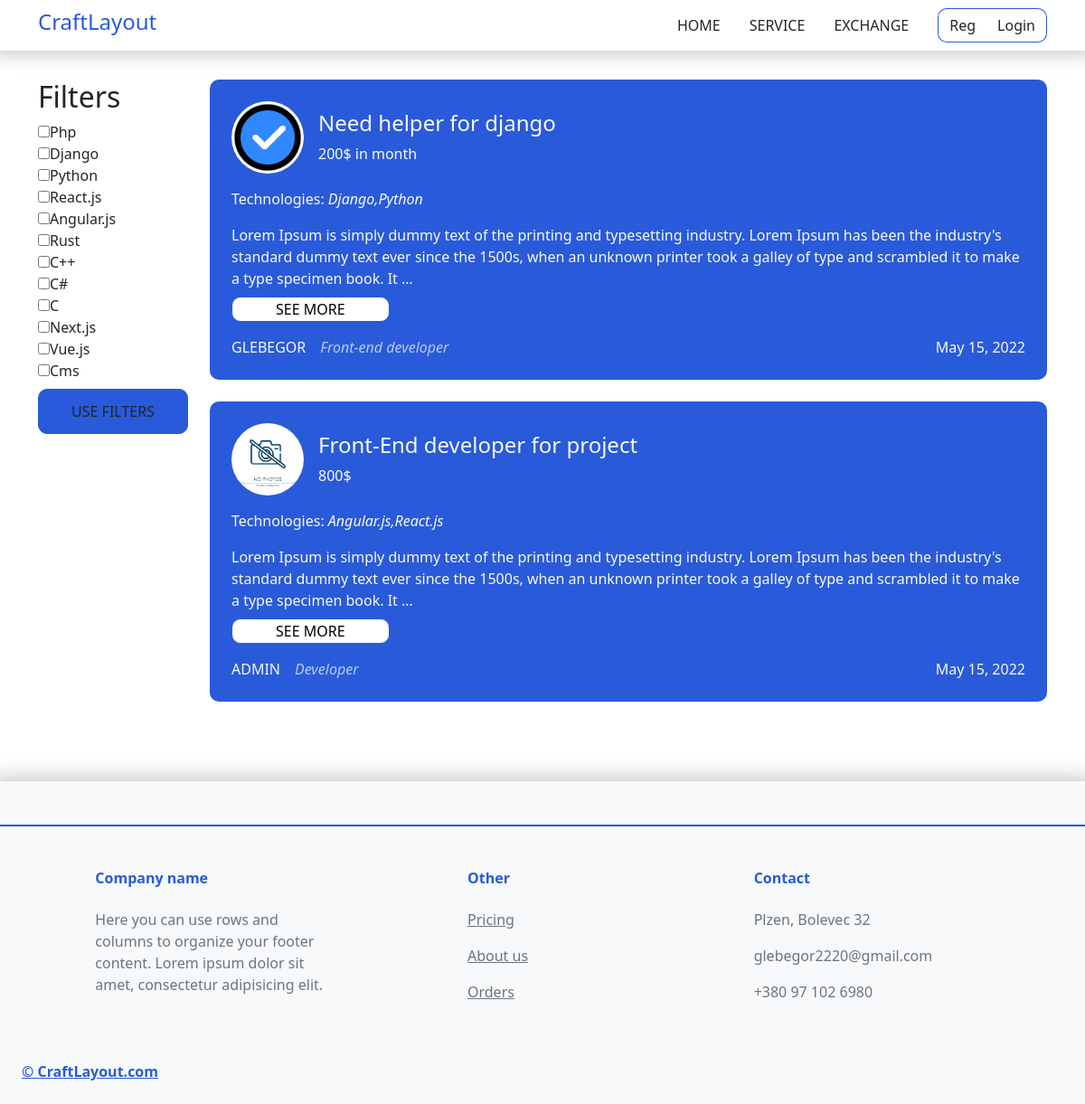
Page /exchange/ on the earlier database version.
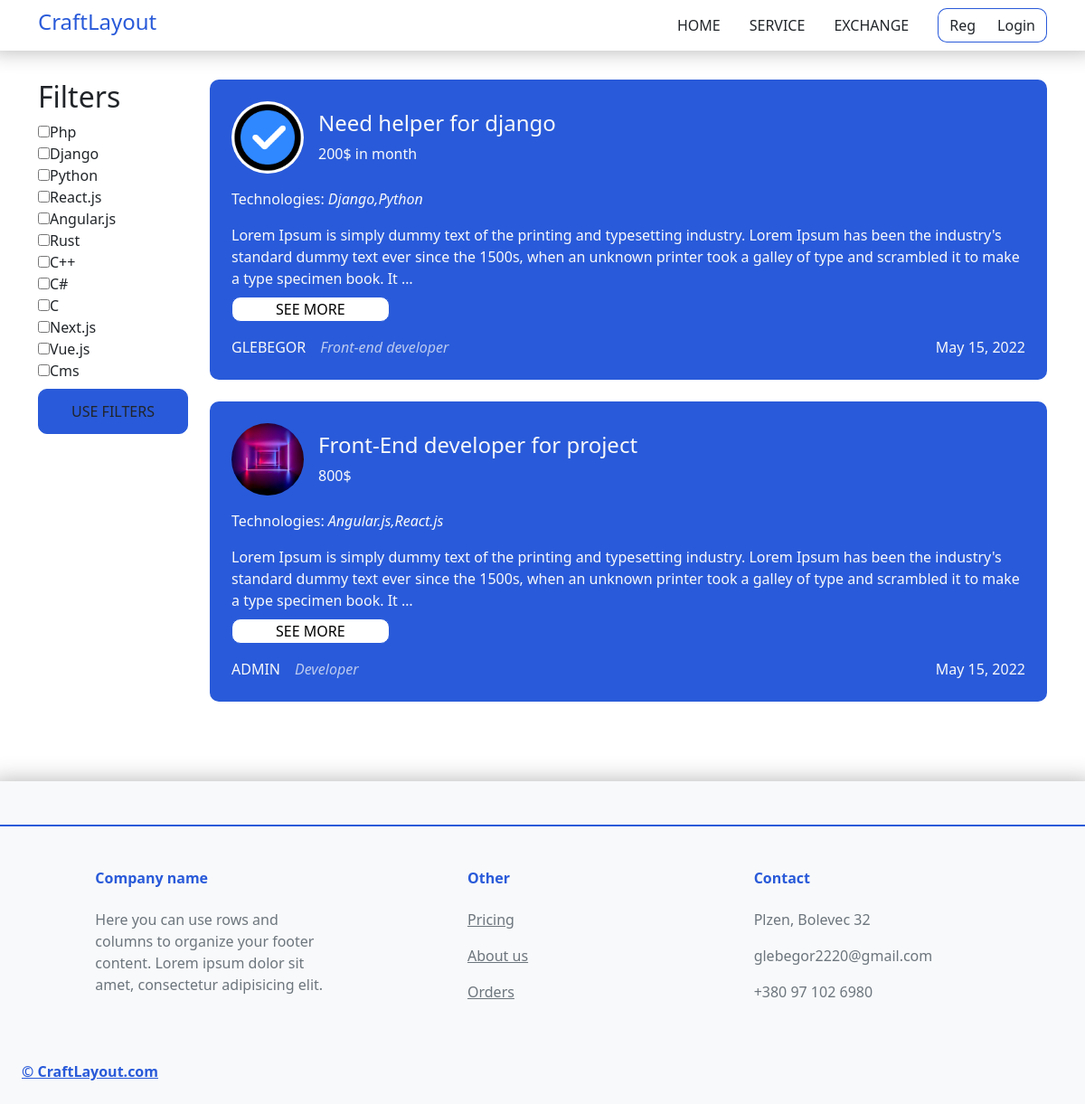
Same page on the later database version.
### exchange/models.py (models this page shows, shortened)
class Exchange(models.Model):
    user = models.ForeignKey(User, on_delete=models.CASCADE)
    title = models.CharField(max_length=255)
    salary = models.CharField(default='Agreements' ,max_length=255)
    text = models.TextField()
    technologies = models.CharField(max_length=255, default=' ')
    date = models.DateField(default=timezone.now)
    id = models.AutoField(primary_key=True)

### users/models.py (models this page shows, shortened)
class Profile(models.Model):
    user = models.OneToOneField(User, on_delete=models.CASCADE)
    Avatar = models.ImageField(default='default.png', upload_to='avatarks')
    banner = models.ImageField(default='default.png', upload_to='banners')
    position = models.CharField(default='Developer', max_length=150)

### exchange/views.py (the view)
# urls.py: path('exchange/', exchViews.exchangePage, name='exchange'),
def exchangePage(request):
    orders = Exchange.objects.all()
    context = {'data': orders}
    return render(request, 'exchange/exchange.html', context)

### exchange/templates/exchange/exchange.html (shortened to what this page needs)
{% extends 'services/main-layout.html' %}
{% block content%}
<div style="min-height: 640px;" class='container'>
    <div class="mt-2 row">
        <div class="col-2">
            <div class="my-4">
                <h2>Filters</h2>
                <input class="inputCheckTehc" type="checkbox" value="Php">Php</input></br>
                <input class="inputCheckTehc" type="checkbox" value="Django">Django</input></br>
                <input class="inputCheckTehc" type="checkbox" value="Python">Python</input></br>
                <input class="inputCheckTehc" type="checkbox" value="React.js">React.js</input></br>
                <input class="inputCheckTehc" type="checkbox" value="Angular.js">Angular.js</input></br>
                <input class="inputCheckTehc" type="checkbox" value="Rust">Rust</input></br>
                <input class="inputCheckTehc" type="checkbox" value="C++">C++</input></br>
                <input class="inputCheckTehc" type="checkbox" value="C#">C#</input></br>
                <input class="inputCheckTehc" type="checkbox" value="C">C</input></br>
                <input class="inputCheckTehc" type="checkbox" value="Next.js">Next.js</input></br>
                <input class="inputCheckTehc" type="checkbox" value="Vue.js">Vue.js</input></br>
                <input class="inputCheckTehc" type="checkbox" value="Cms">Cms</input></br>
                <button class="btn my-2 flare-button">Use filters</button>
            </div>
        </div>
        <div class="col-10">
            {% for order in data%}
            <div class='orderExchange my-4 p-4 text-light'>
                <div class="d-flex pb-3 align-items-center">
                    <a href={% url 'profile' slugFil=order.user %}>
                        <img class="hoverLinkExch" style="width: 80px; height: 80px; border-radius: 50%;" src={{ order.user.profile.Avatar.url}}>
                    </a>
                    <div class="ms-3">
                        <div class="h4">{{ order.title}}</div>
                        <div class="">{{ order.salary}}</div>
                    </div>
                </div>
                <p class="techExchange">Technologies: <em class="">{{ order.technologies}}</em></p>
                <div class="">{{ order.text|truncatechars:250}}</div>
                <a href={{ order.id }}><button class="btnExchange text-uppercase my-2 px-5">See more</button></a>
                <div class="d-flex justify-content-between pt-2">
                    <div class="d-flex">
                        <div class="text-uppercase">{{ order.user|truncatechars:25}}</div>
                        <em class="ps-3" style="opacity: .7;">{{ order.user.profile.position|truncatechars:25}}</em>
                    </div>
                    <div class="">{{ order.date}}</div>
                </div>
            </div>
            {% endfor%}
        </div>
    </div>
</div>
{% endblock%}

Differences in the rows shown:
changed through a linked row, Exchange "Front-End developer for project": user.profile.Avatar: picture added in place of a placeholder
